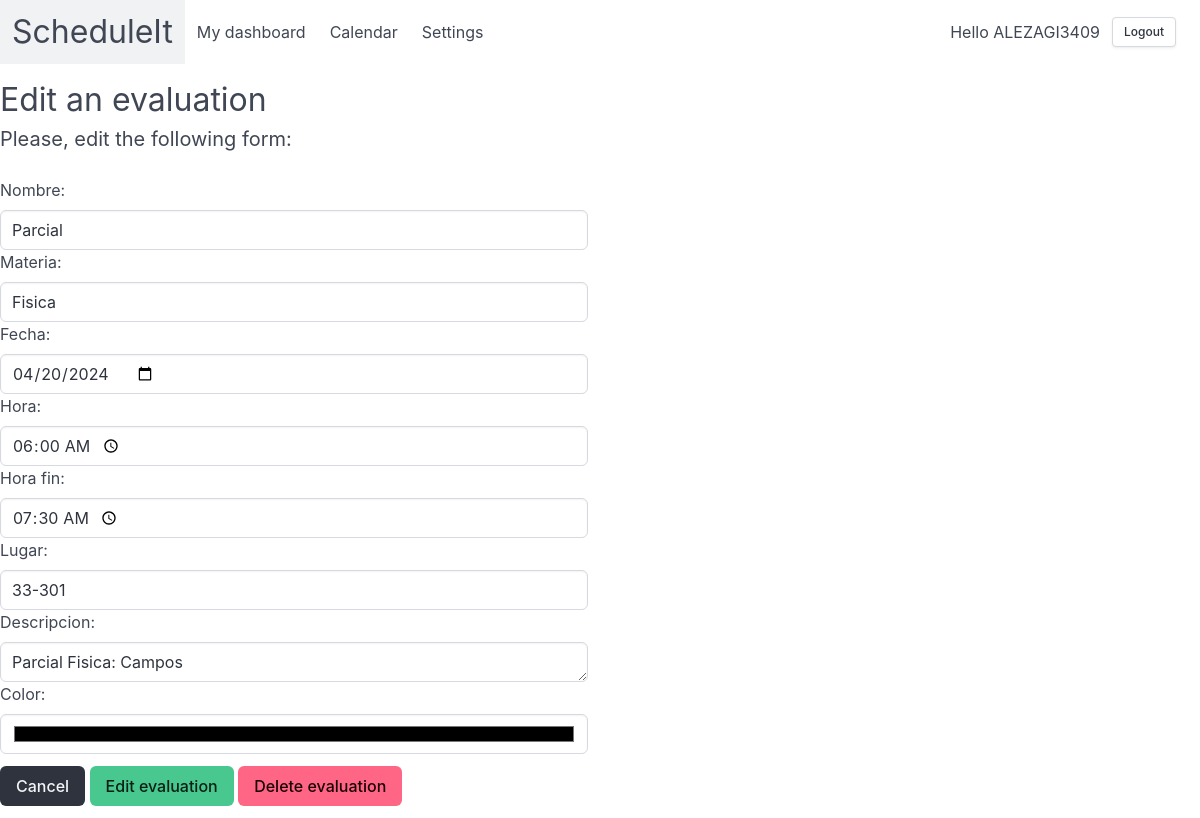
The page /account/calendar/evaluacion_update/9/ (signed in) on the database its author committed.
### account/models.py (models this page shows, shortened)
class Evaluacion(models.Model):
    id = models.AutoField(primary_key=True)
    nombre = models.CharField(max_length=100)
    materia = models.CharField(max_length=100)
    fecha = models.DateField()
    hora = models.TimeField()
    hora_fin = models.TimeField(null=True, blank=True)
    lugar = models.CharField(max_length=100)
    descripcion = models.TextField()
    color = models.CharField(max_length=100, null=True, blank=True)
    creado = models.DateTimeField(auto_now=False,auto_now_add=True)
    actualizado = models.DateTimeField(auto_now=True,auto_now_add=False)
    usuario = models.ForeignKey(User, on_delete=models.CASCADE)

### account/views.py (the view)
# urls.py: path('calendar/evaluacion_update/<int:pk>/', login_required(EvaluacionUpdateView.as_view()), name='evaluacion_update'),
class EvaluacionUpdateView(UpdateView):
    model = Evaluacion
    form_class = EvaluacionForm
    template_name = 'account/evaluacion_update.html'
    success_url = reverse_lazy('calendar')

### account/forms.py
class EvaluacionForm(forms.ModelForm):
    class Meta:
        model = Evaluacion
        fields = ['nombre', 'materia', 'fecha', 'hora', 'hora_fin', 'lugar', 'descripcion', 'color']
        widgets = {
            'fecha': forms.DateInput(attrs={'type': 'date'}),
            'hora': forms.TimeInput(attrs={'type': 'time'}),
            'hora_fin': forms.TimeInput(attrs={'type': 'time'}),
            'color': forms.TextInput(attrs={'type': 'color'}),
        }

### account/templates/account/evaluacion_update.html (shortened to what this page needs)
{% extends "base.html" %}
{% block content %}
<head>
</head>
<body>
    <div class="columns">
        <div class="column is-half">
            <h1 class="is-size-3 mt-3">Edit an evaluation</h1>
            <p class="is-size-5">Please, edit the following form:</p>
            <div class="EvaluacionForm">
                <form action="" method="post" class="mt-5">
                    {% load widget_tweaks %}
                    {% for field in form %}
                        {{field.label_tag}}
                        {% render_field field class+="input mt-2" %}
                    {% endfor %}
                    <div class="text-end mt-3">
                        <a href="{% url 'calendar' %}" class="button is-dark">
                        Cancel
                        </a>
                        <button class="button is-success">
                        Edit evaluation
                        </button>
                        <a href="{% url 'evaluacion_delete' evaluacion.id %}" class="button is-danger">
                            Delete evaluation
                        </a>
                    </div>
                </form>
            </div>
        </div>
    </div>
</body>
{% endblock %}

### account/templates/base.html (shortened to what this page needs)
{% load static %}
<!DOCTYPE html>
<html data-theme="light">
  <head>
    <link rel="stylesheet" href="https://cdn.jsdelivr.net/npm/bulma@1.0.0/css/bulma.min.css">
  </head>
  <body>
    <nav class="navbar" role="navigation" aria-label="main navigation">
      <div class="navbar-brand">
        <a class="navbar-item" href="{% url 'home' %}">
          <p class="level-item has-text-centered is-size-3">ScheduleIt</p>
        </a>
      </div>
      {% if request.user.is_authenticated %}
      <div id="navbarBasicExample" class="navbar-menu">
        <div class="navbar-start">
          <a class="navbar-item" href="{% url 'dashboard' %}">
            My dashboard
          </a>
          <a class="navbar-item" href="{% url 'calendar' %}">
            Calendar
          </a>
          <a class="navbar-item" href="{% url 'settings' %}">
            Settings
          </a>
        </div>
        {% if request.user.is_authenticated %}
          <div class="navbar-end">
            <div class="navbar-item">
              <p>
                Hello {{ request.user.first_name|default:request.user.username }}
                <form action="{% url 'logout' %}" method="post" style="display:inline;">
                  <button class="button is-small" >
                    Logout
                  </button>
                </form>
              </p>
            </div>
          </div>
        {% endif %}
      </div>
      {% endif %}
    </nav>
    <div id="columns">
      {% block content %}
      {% endblock %}
    </div>
  </body>
</html class="theme-light">

### rows shown on the page
Evaluacion: nombre "Parcial" "Fisica" "04/20/2024" "06:00:00" "07:30:00" "33-301" "Parcial Fisica: Campos" "#000000"

### other values the page prints
{{ request.user.first_name|default:request.user.username }} "ALEZAGI3409"
{{ field.label_tag }} "Nombre:" "Materia:" "Fecha:" "Hora:" "Hora fin:" "Lugar:" "Descripcion:" "Color:"
